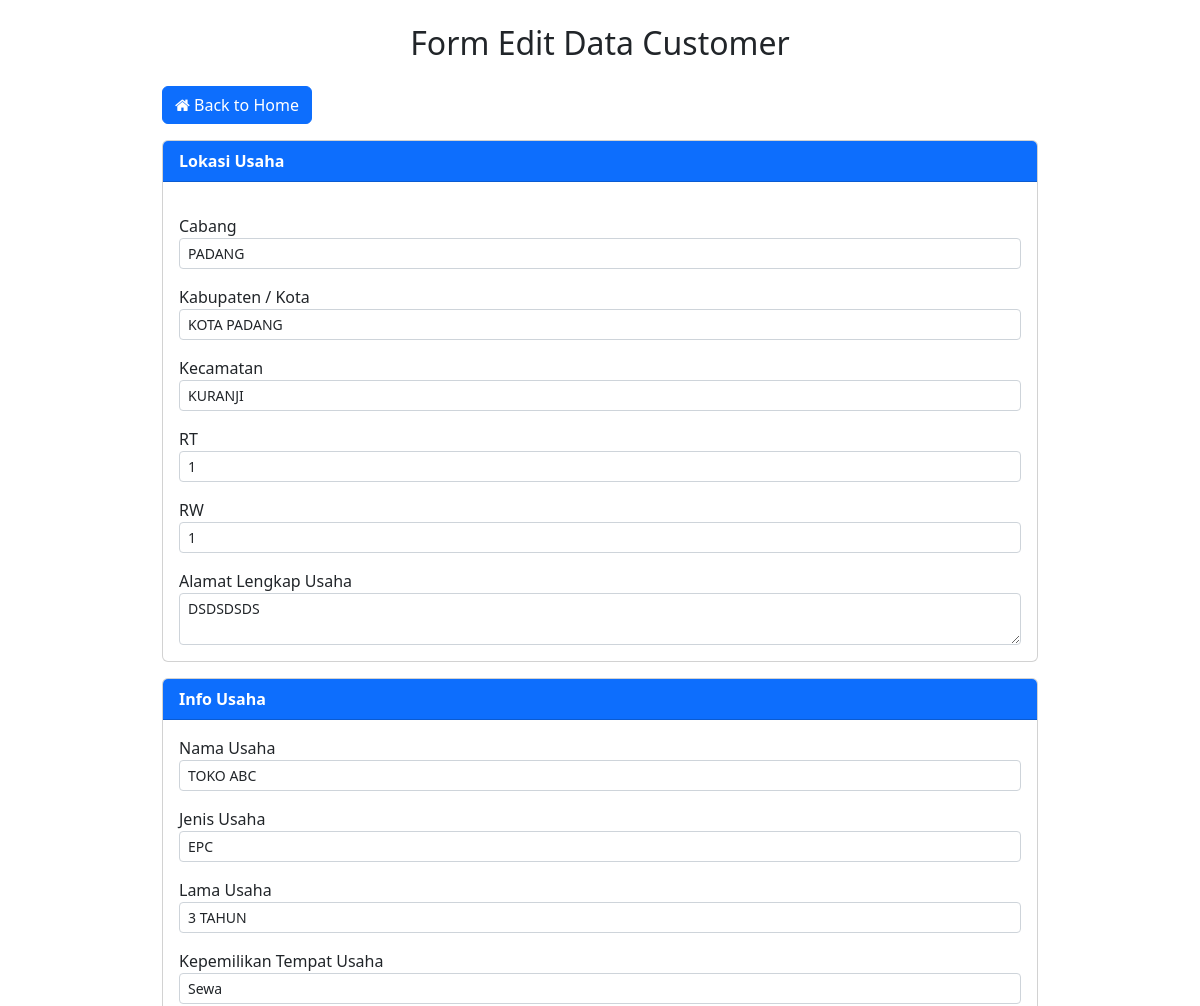
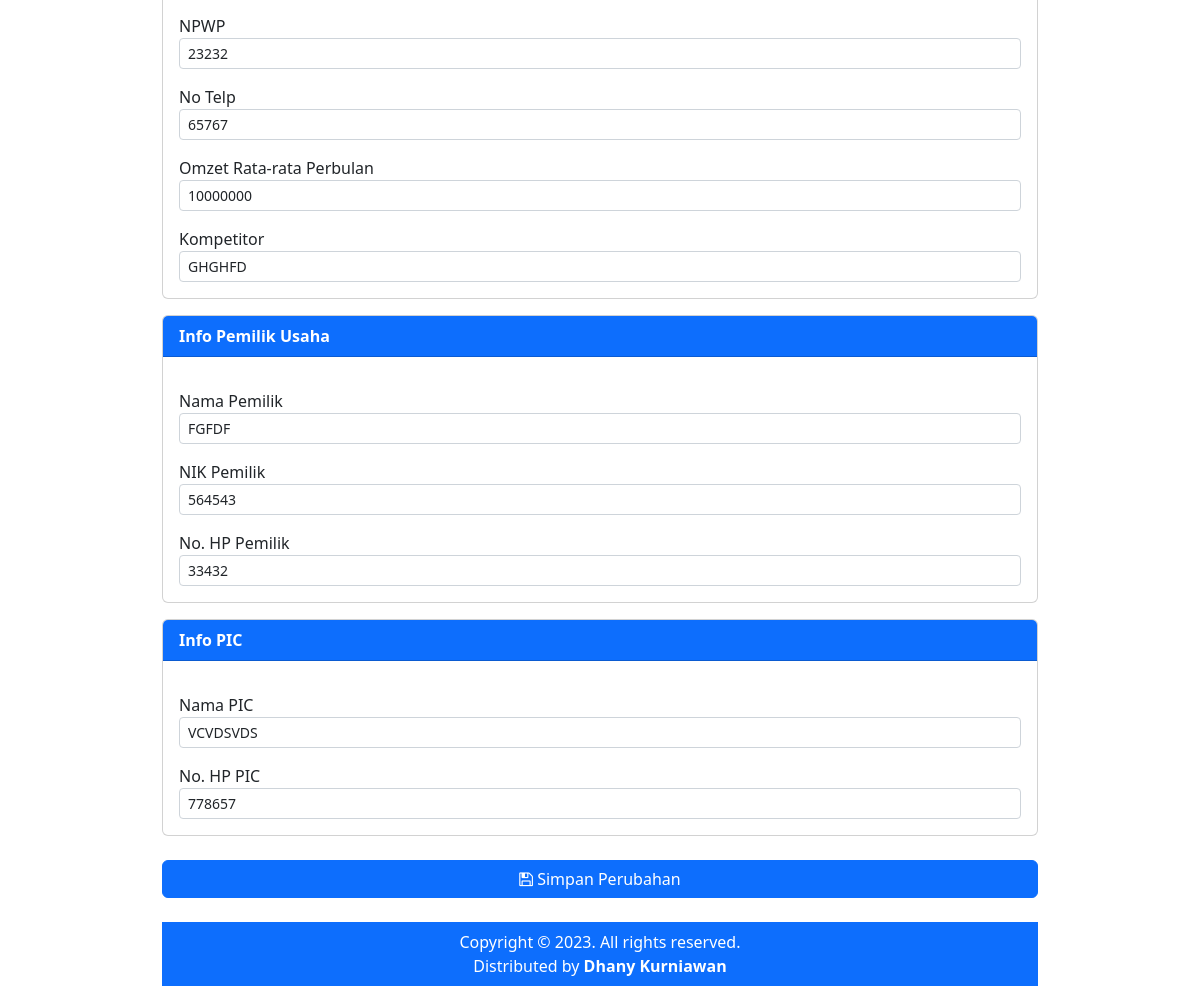
The app's page /edit_cust.php?id_cust=14 (signed in) with its own data (2 pictures, top to bottom).
### tables this page shows
CREATE TABLE `customer` (
  `id_cust` int(11) NOT NULL,
  `nama_usaha` varchar(256) NOT NULL,
  `jenis_usaha` varchar(256) NOT NULL,
  `lama_usaha` varchar(256) NOT NULL,
  `tempat_usaha` varchar(256) NOT NULL,
  `npwp` varchar(256) NOT NULL,
  `telp` varchar(256) NOT NULL,
  `omzet` varchar(256) NOT NULL,
  `kompetitor` varchar(256) NOT NULL,
  `alm_usaha` varchar(256) NOT NULL,
  `cabang` varchar(256) NOT NULL,
  `kab` varchar(256) NOT NULL,
  `kec` varchar(256) NOT NULL,
  `rt` varchar(256) NOT NULL,
  `rw` varchar(256) NOT NULL,
  `pemilik` varchar(256) NOT NULL,
  `nik` varchar(256) NOT NULL,
  `hp_pemilik` varchar(256) NOT NULL,
  `pic` varchar(256) NOT NULL,
  `hp_pic` varchar(256) NOT NULL
);

CREATE TABLE `cabang` (
  `id_cabang` varchar(256) NOT NULL,
  `nama_cabang` varchar(256) NOT NULL
);

CREATE TABLE `kab` (
  `id_kab` varchar(256) NOT NULL,
  `nama_kab` varchar(256) NOT NULL,
  `id_cabang` varchar(256) NOT NULL
);

CREATE TABLE `kec` (
  `id_kec` varchar(256) NOT NULL,
  `nama_kec` varchar(256) NOT NULL,
  `id_kab` varchar(256) NOT NULL
);

### edit_cust.php (the view, shortened to what this page needs)
<?php
require "function.php";
$id_cust = $_GET['id_cust'];
$data = mysqli_query($koneksi, "SELECT * FROM customer WHERE id_cust='$id_cust'");
while ($d = mysqli_fetch_array($data)) {
    $nama_usaha = $d['nama_usaha'];
    $jenis_usaha = $d['jenis_usaha'];
    $lama_usaha = $d['lama_usaha'];
    $tempat_usaha = $d['tempat_usaha'];
    $npwp = $d['npwp'];
    $telp = $d['telp'];
    $omzet = $d['omzet'];
    $kompetitor = $d['kompetitor'];
    $alm_usaha = $d['alm_usaha'];
    $cabang = $d['cabang'];
    $kabs = $d['kab'];
    $kecm = $d['kec'];
    $rt = $d['rt'];
    $rw = $d['rw'];
    $pemilik = $d['pemilik'];
    $nik = $d['nik'];
    $hp_pemilik = $d['hp_pemilik'];
    $pic = $d['pic'];
    $hp_pic = $d['hp_pic'];
}
$cbg = 0;
?>
<!DOCTYPE html>
<html lang="en">
<head>
    <link rel="stylesheet" href="css/bootstrap.min.css" />
    <link rel="stylesheet" href="https://maxcdn.bootstrapcdn.com/font-awesome/4.4.0/css/font-awesome.min.css">
</head>
<body>
    <h2 class="text-center mt-4">Form Edit Data Customer</h2>
    <div class="container col-md-9 mt-4">
        <a href="home.php" class="btn btn-primary">
            <i class="fa fa-home"></i>
            Back to Home
        </a>
            <form action="" method="post">
                <div class="card mt-3">
                    <div class="card-header bg-primary text-white fw-bold">
                        Lokasi Usaha
                    </div>
                    <div class="card-body">
                        <div class="form-group mt-3">
                            <label>Cabang</label>
                            <select onchange="getValueCabang()" name="cabang" id="cabang" class="form-control form-control-sm">
                                <?php
                                $data = mysqli_query($koneksi, "SELECT * FROM cabang");
                                while ($d = mysqli_fetch_array($data)) {
                                    $id_cabang = $d['id_cabang'];
                                    $nama_cabang = $d['nama_cabang'];
                                ?>
                                <option value="<?= $id_cabang; ?>" <?php
                                    if((!isset($_GET['cbg'])) && $cabang==$id_cabang){
                                        echo "selected";
                                    } elseif ((isset($_GET['cbg'])) && $cbg == $id_cabang) {echo "selected";};
                                 ?>><?= $nama_cabang; ?></option>
                                <?php } ?>
                            </select>
                        </div>
                        <div class="form-group mt-3">
                            <label>Kabupaten / Kota</label>
                            <select onchange="getValueKab()" name="kab" id="kab" class="form-control form-control-sm">
                                <?php
                                if(isset($_GET['cbg'])){
                                    $indexcabang = $_GET['cbg'];
                                } else {
                                    $indexcabang = $cabang;
                                }
                                if(isset($_GET['kab'])){
                                    $indexkab = $_GET['kab'];
                                } else {
                                    $indexkab = $kabs;
                                }
                                $data = mysqli_query($koneksi, "SELECT * FROM kab WHERE id_cabang=$indexcabang");
                                while ($d = mysqli_fetch_array($data)) {
                                    $id_kab = $d['id_kab'];
                                    $nama_kab = $d['nama_kab'];
                                ?>
                                <option value="<?= $id_kab; ?>" <?php if ($indexkab == $id_kab) {echo "selected";} ?>><?= $nama_kab; ?></option>
                                <?php } ?>
                            </select>
                        </div>
                        <div class="form-group mt-3">
                            <label>Kecamatan</label>
                            <select name="kec" id="kec" class="form-control form-control-sm">
                                <?php
                                if(isset($_GET['kab'])){
                                    $indexkab = $_GET['kab'];
                                } else {
                                    $indexkab = $kabs;
                                }
                                $data = mysqli_query($koneksi, "SELECT * FROM kec WHERE id_kab=$indexkab");
                                while ($d = mysqli_fetch_array($data)) {
                                    $id_kec = $d['id_kec'];
                                    $nama_kec = $d['nama_kec'];
                                ?>
                                <option value="<?= $id_kec; ?>" <?php if ($kecm == $id_kec) {echo "selected";} ?>><?= $nama_kec; ?></option>
                                <?php } ?>
                            </select>
                        </div>
                        <div class="form-group mt-3">
                            <label>RT</label>
                            <input type="number" name="rt" class="form-control form-control-sm" value="<?= $rt; ?>" required>
                        </div>
                        <div class="form-group mt-3">
                            <label>RW</label>
                            <input type="number" name="rw" class="form-control form-control-sm" value="<?= $rw; ?>" required>
                        </div>
                        <div class="form-group mt-3">
                            <label>Alamat Lengkap Usaha</label>
                            <textarea name="alm_usaha" id="alm_usaha" cols="30" rows="2" class="form-control form-control-sm" required><?= $alm_usaha; ?></textarea>
                        </div>
                    </div>
                </div>
                <div class="card mt-3">
                    <div class="card-header bg-primary text-white fw-bold">
                        Info Usaha
                    </div>
                    <div class="card-body">
                        <div class="form-group">
                            <label>Nama Usaha</label>
                            <input type="text" name="nama_usaha" class="form-control form-control-sm" value="<?= $nama_usaha; ?>" required>
                        </div>
                        <div class="form-group mt-3">
                            <label>Jenis Usaha</label>
                            <input type="text" name="jenis_usaha" class="form-control form-control-sm" value="<?= $jenis_usaha; ?>" required>
                        </div>
                        <div class="form-group mt-3">
                            <label>Lama Usaha</label>
                            <input type="text" name="lama_usaha" class="form-control form-control-sm" value="<?= $lama_usaha; ?>" required>
                        </div>
                        <div class="form-group mt-3">
                            <label>Kepemilikan Tempat Usaha</label>
                            <input type="text" name="tempat_usaha" class="form-control form-control-sm" value="<?= $tempat_usaha; ?>" required>
                        </div>
                        <div class="form-group mt-3">
                            <label>NPWP</label>
                            <input type="text" name="npwp" class="form-control form-control-sm" value="<?= $npwp; ?>" required>
                        </div>
                        <div class="form-group mt-3">
                            <label>No Telp</label>
                            <input type="tel" name="telp" class="form-control form-control-sm" value="<?= $telp; ?>" required>
                        </div>
                        <div class="form-group mt-3">
                            <label>Omzet Rata-rata Perbulan</label>
                            <input type="text" name="omzet" class="form-control form-control-sm" value="<?= $omzet; ?>" required>
                        </div>
                        <div class="form-group mt-3">
                            <label>Kompetitor</label>
                            <input type="text" name="kompetitor" class="form-control form-control-sm" value="<?= $kompetitor; ?>" required>
                        </div>
                    </div>
                </div>
                <div class="card mt-3">
                    <div class="card-header bg-primary text-white fw-bold">
                        Info Pemilik Usaha
                    </div>
                    <div class="card-body">
                        <div class="form-group mt-3">
                            <label>Nama Pemilik</label>
                            <input type="text" name="pemilik" class="form-control form-control-sm" value="<?= $pemilik; ?>" required>
                        </div>
                        <div class="form-group mt-3">
                            <label>NIK Pemilik</label>
                            <input type="text" name="nik" class="form-control form-control-sm" value="<?= $nik; ?>" required>
                        </div>
                        <div class="form-group mt-3">
                            <label>No. HP Pemilik</label>
                            <input type="tel" name="hp_pemilik" class="form-control form-control-sm" value="<?= $hp_pemilik; ?>" required>
                        </div>
                    </div>
                </div>
                <div class="card mt-3">
                    <div class="card-header bg-primary text-white fw-bold">
                        Info PIC
                    </div>
                    <div class="card-body">
                        <div class="form-group mt-3">
                            <label>Nama PIC</label>
                            <input type="text" name="pic" class="form-control form-control-sm" value="<?= $pic; ?>" required>
                        </div>
                        <div class="form-group mt-3">
                            <label>No. HP PIC</label>
                            <input type="tel" name="hp_pic" class="form-control form-control-sm" value="<?= $hp_pic; ?>" required>
                        </div>
                    </div>
                </div>
                    <button type="submit" class="container col-md-12 btn btn-primary mt-4" name="submit" value="simpan">
                        <i class="fa fa-save"></i>
                        Simpan Perubahan
                    </button>
            </form>
            <div class="text-md-start justify-content-between pt-2 pb-2 mt-4 mb-2 bg-primary">
                <div class="text-white mb-3 mb-md-0 text-center">Copyright &copy; 2023. All rights reserved.
                    <br>Distributed by <a href="https://linkfly.to/dhnykrnwn" class="text-white text-decoration-none fw-bold" target="_blank">Dhany Kurniawan</a>
                </div>
            </div>
    </div>
</body>
</html>

### records on screen
customer: cabang "PADANG", kab "KOTA PADANG", kec "KURANJI", rt "1", rw "1", alm_usaha "DSDSDSDS", nama_usaha "TOKO ABC", jenis_usaha "EPC", lama_usaha "3 TAHUN", tempat_usaha "Sewa", npwp "23232", telp "65767", omzet "10000000", kompetitor "GHGHFD", pemilik "FGFDF", nik "564543", hp_pemilik "33432", pic "VCVDSVDS", hp_pic "778657"
